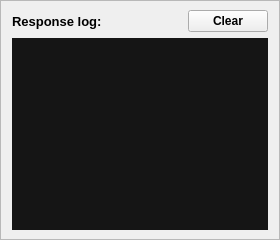
            <widget class="QFrame" name="log_frame">
             <property name="minimumSize">
              <size>
               <width>0</width>
               <height>0</height>
              </size>
             </property>
             <property name="maximumSize">
              <size>
               <width>10000</width>
               <height>300</height>
              </size>
             </property>
             <property name="frameShape">
              <enum>QFrame::Shape::StyledPanel</enum>
             </property>
             <property name="frameShadow">
              <enum>QFrame::Shadow::Raised</enum>
             </property>
             <layout class="QVBoxLayout" name="verticalLayout_8">
              <property name="spacing">
               <number>6</number>
              </property>
              <property name="topMargin">
               <number>9</number>
              </property>
              <property name="bottomMargin">
               <number>9</number>
              </property>
              <item>
               <widget class="QFrame" name="frame">
                <property name="frameShape">
                 <enum>QFrame::Shape::NoFrame</enum>
                </property>
                <property name="frameShadow">
                 <enum>QFrame::Shadow::Raised</enum>
                </property>
                <layout class="QHBoxLayout" name="horizontalLayout_5">
                 <property name="leftMargin">
                  <number>0</number>
                 </property>
                 <property name="topMargin">
                  <number>0</number>
                 </property>
                 <property name="rightMargin">
                  <number>0</number>
                 </property>
                 <property name="bottomMargin">
                  <number>0</number>
                 </property>
                 <item>
                  <widget class="QLabel" name="log_label">
                   <property name="font">
                    <font>
                     <pointsize>10</pointsize>
                     <bold>true</bold>
                    </font>
                   </property>
                   <property name="text">
                    <string>Response log:</string>
                   </property>
                  </widget>
                 </item>
                 <item>
                  <spacer name="horizontalSpacer_4">
                   <property name="orientation">
                    <enum>Qt::Orientation::Horizontal</enum>
                   </property>
                   <property name="sizeHint" stdset="0">
                    <size>
                     <width>40</width>
                     <height>20</height>
                    </size>
                   </property>
                  </spacer>
                 </item>
                 <item>
                  <widget class="QPushButton" name="pushButton">
                   <property name="font">
                    <font>
                     <pointsize>9</pointsize>
                     <bold>true</bold>
                    </font>
                   </property>
                   <property name="text">
                    <string>Clear</string>
                   </property>
                  </widget>
                 </item>
                </layout>
               </widget>
              </item>
              <item>
               <widget class="QTextEdit" name="log_textEdit">
                <property name="minimumSize">
                 <size>
                  <width>0</width>
                  <height>0</height>
                 </size>
                </property>
                <property name="font">
                 <font>
                  <pointsize>10</pointsize>
                  <bold>false</bold>
                 </font>
                </property>
                <property name="styleSheet">
                 <string notr="true">background-color: rgb(21, 21, 21);
color: #fff;
font-size: 10pt;
</string>
                </property>
                <property name="frameShape">
                 <enum>QFrame::Shape::NoFrame</enum>
                </property>
                <property name="frameShadow">
                 <enum>QFrame::Shadow::Plain</enum>
                </property>
                <property name="readOnly">
                 <bool>true</bool>
                </property>
               </widget>
              </item>
             </layout>
            </widget>
